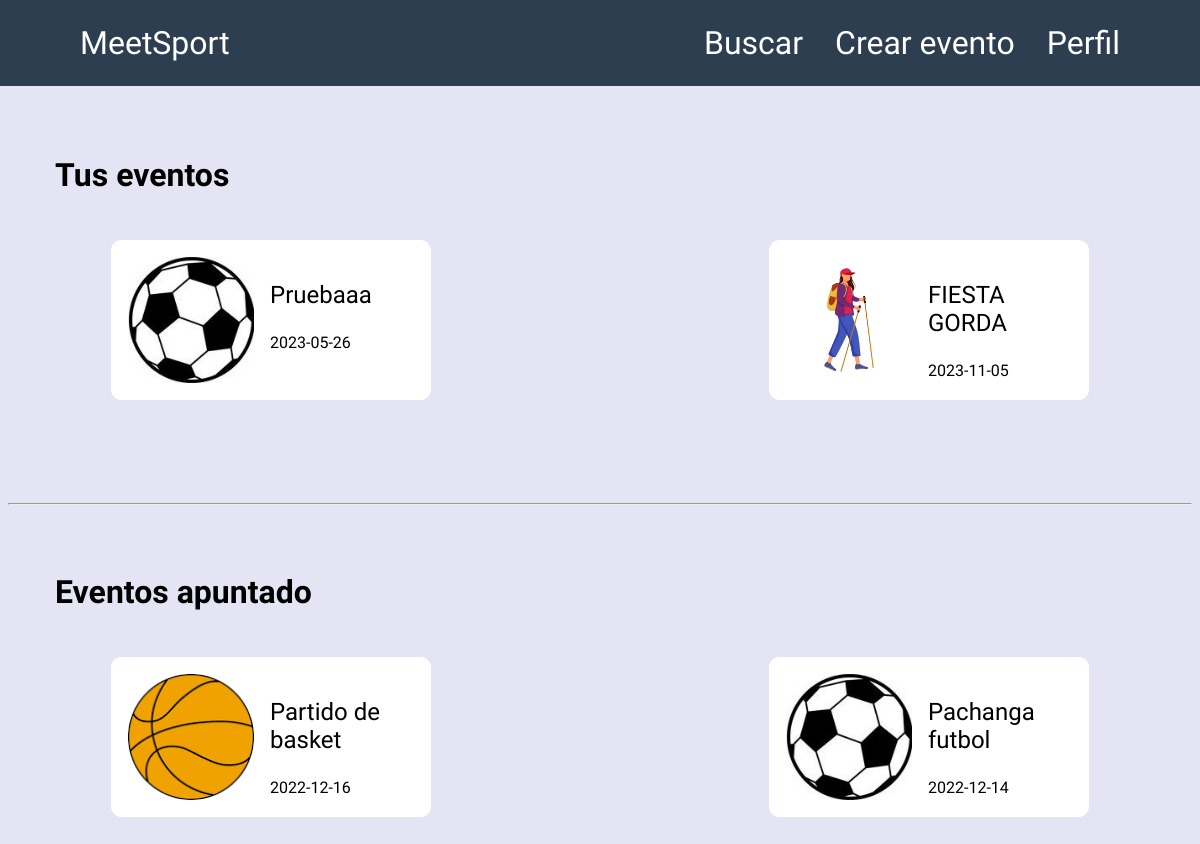
Page / (signed in) on the committed database.
### tables this page shows
CREATE TABLE `evento` (
  `id` int(5) NOT NULL,
  `deporte` int(3) NOT NULL,
  `n_personas` int(2) NOT NULL,
  `fecha` varchar(30) NOT NULL,
  `titulo` varchar(40) NOT NULL,
  `id_usuario` int(11) NOT NULL,
  `direccion` varchar(50) NOT NULL,
  `descripcion` varchar(300) NOT NULL
);

CREATE TABLE `deporte` (
  `id` int(3) NOT NULL,
  `nombre` varchar(25) NOT NULL,
  `imagen` varchar(30) NOT NULL
);

### index.php (the view, shortened to what this page needs)
<?php
include_once('./assets/conexion/conexion.php');
?>
<!DOCTYPE html>
<html lang="en">
<head>
    <link rel="stylesheet" href="assets/styles/cabecera.css" type="text/css">
    <link rel="stylesheet" href="assets/styles/evento.css" type="text/css">
    <link rel="stylesheet" href="assets/styles/index.css" type="text/css">
</head>
<body>
    <?php
    require_once('./assets/views/cabecera.php');
    ?>
    <?php
            $sql = "SELECT * FROM evento where id_usuario=".$_SESSION['id'];
            $resultado = $conn->query($sql);
    ?>
<div class="padres">
<h1>Tus eventos</h1>
            <div id="padreEventos">
            <?php
            if(mysqli_num_rows($resultado) > 0){
                while($fila = $resultado->fetch_assoc()){
                    $sql2 = "SELECT * FROM deporte WHERE id=".$fila['deporte'];
                    $imagen = $conn->query($sql2)->fetch_assoc()['imagen'];
            ?>
                    <div class="evento">
                    <img src="assets/img/<?=$imagen?>">
                    <div class="infoEvento">
                    <a href="./assets/views/mostrar-evento.php?id=<?=$fila['id']?>"><p class="nomEv"><?=$fila['titulo']?></p></a>
                    <p><?=$fila['fecha']?></p>
                    </div>
                    </div>
                <?php
                }
            }else{
            ?>
                <h2>No has creado ningún evento<a href="assets/views/crear-evento.php"> pulsa aquí para crear uno nuevo</a></h2>
            <?php
            }
                ?>
            </div>
        </div>
            <hr>
        <div class="padres">
        <h1>Eventos apuntado</h1>
            <div id="padreEventos2">
            <?php
            $sqlApuntado = "SELECT * FROM usuario_apuntado WHERE id_usuario=".$_SESSION['id'];
            $resultado2 = $conn->query($sqlApuntado);
            if(mysqli_num_rows($resultado2) > 0){
                while($fila = $resultado2->fetch_assoc()){
                    $sqlEventoApuntado = "SELECT * FROM evento WHERE id=".$fila['id_evento'];
                    $resApuntado = $conn->query($sqlEventoApuntado);
                    while($fila2 = $resApuntado->fetch_assoc()){
                        $sql2 = "SELECT * FROM deporte WHERE id=".$fila2['deporte'];
                        $imagen = $conn->query($sql2)->fetch_assoc()['imagen'];
                        ?>
                    <div class="evento">
                        <img src="assets/img/<?=$imagen?>">
                        <div class="infoEvento">
                        <a href="./assets/views/mostrar-evento.php?id=<?=$fila2['id']?>"><p class="nomEv"><?=$fila2['titulo']?></p></a>
                        <p><?=$fila2['fecha']?></p>
                        </div>
                    </div>
                <?php
                    }
                }
            }else{
            ?>
                <h2>No estás apuntado a ninún evento <a href="assets/views/buscar-evento.php"> pulsa aquí para buscar uno</a></h2>
            <?php
            }
                ?>
            </div>
        </div>
</body>
</html>

### assets/views/cabecera.php (shortened to what this page needs)
<head>
</head>
<nav class="navBar" id="mainNav">
            <div class="container">
                <a class='inicio' href='<?=base_url?>/index.php'>MeetSport</a>
            </div>
            <div class="derecha" id="navbarResponsive">
                <ul class="elementos">
                    <li><a href='<?=base_url?>/assets/views/buscar-evento.php'>Buscar</a></li>
                    <li><a href='<?=base_url?>/assets/views/crear-evento.php'>Crear evento</a></li>
                    <li><a href='<?=base_url?>/assets/views/perfil.php'>Perfil</a></li>
                </ul>
            </div>
</nav>

### assets/styles/cabecera.css (style rules this page uses)
.navBar { display: flex; flex-wrap: wrap; align-items: center; justify-content: space-between; padding-top: 0.5rem; padding-bottom: 0.5rem; background-color:#2c3e50; position: fixed; top: 0; right: 0; left: 0; z-index: 1030; border:none; }
li { list-style: none; }
.navBar a { color:white; padding:1rem; font-size:2rem; }
.navbar, .elementos, .container { display: flex; justify-content:space-between; }
.inicio { margin-left:4rem; }
.derecha { margin-right:4rem; }

### assets/styles/evento.css (style rules this page uses)
#padreEventos, #padreEventos2 { padding: 1em 3em; width: 100%; height: 30vh; display: flex; flex-direction: row; flex-wrap: wrap; justify-content: space-between; }
.padres { margin: 15px; padding: 2em; }
.evento { border: solid rgb(255, 255, 255) 1px; border-radius: 10px; display: flex; flex-direction: row; height: 10rem; width: 20rem; background-color: white; padding: 1rem; margin:0.5rem; }
.nomEv { font-size: 1.5em; }
.infoEvento { padding-left: 1rem; height:100% }

### assets/styles/index.css (style rules this page uses)
* { box-sizing: border-box; font-family: 'Lato', sans-serif; font-family: 'Tajawal', sans-serif; box-shadow: none; }
a { color: black; text-decoration:none; }
body { padding-top:5rem; background-color:rgb(228, 228, 245); }

### rows in the picture
evento: deporte.imagen (picture), titulo "Pruebaaa", fecha "2023-05-26"
evento: deporte.imagen (picture), titulo "FIESTA GORDA", fecha "2023-11-05"
evento: deporte.imagen (picture), titulo "Partido de basket", fecha "2022-12-16"
evento: deporte.imagen (picture), titulo "Pachanga futbol", fecha "2022-12-14"
